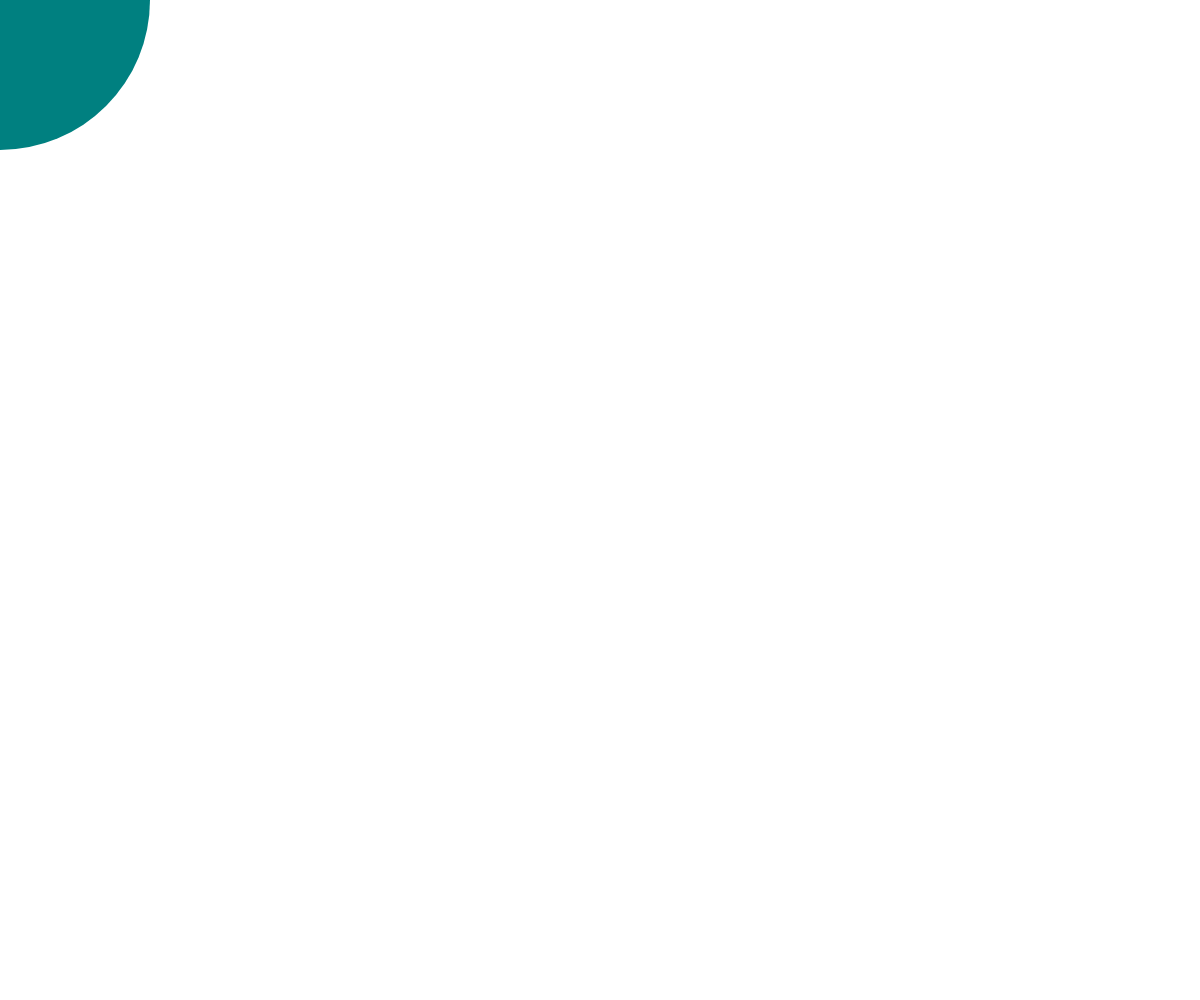
Frame 1 (no input)
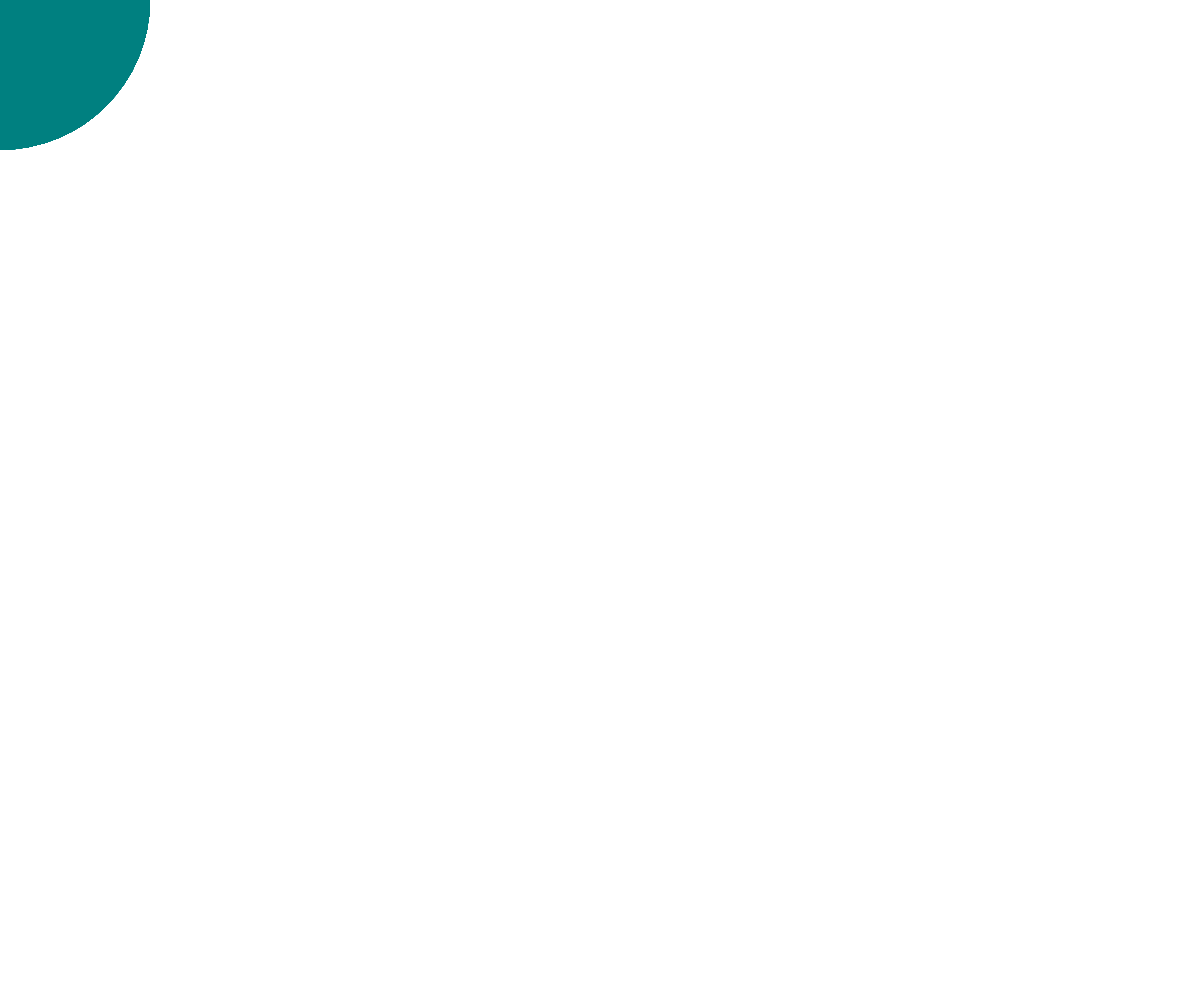
Frame 60 (no input)
Frame 120 (the mouse pressed at the canvas centre since frame 60): identical to frame 60, image omitted

The p5.js sketch that drew these frames (run headless with seeded random() and noise() and a simulated clock; from frame 60 on, the mouse is pressed at the canvas centre):

// p5.js sketch
// ── sketch.js
function setup() {
  createCanvas(windowWidth, windowHeight);
  ellipse(CENTER);
}

function draw() {
  noStroke();
  if (mouseIsPressed) {
    fill("white");
  } else {
    fill("teal");
  }
  ellipse(mouseX, mouseY, 300, 300);
}
